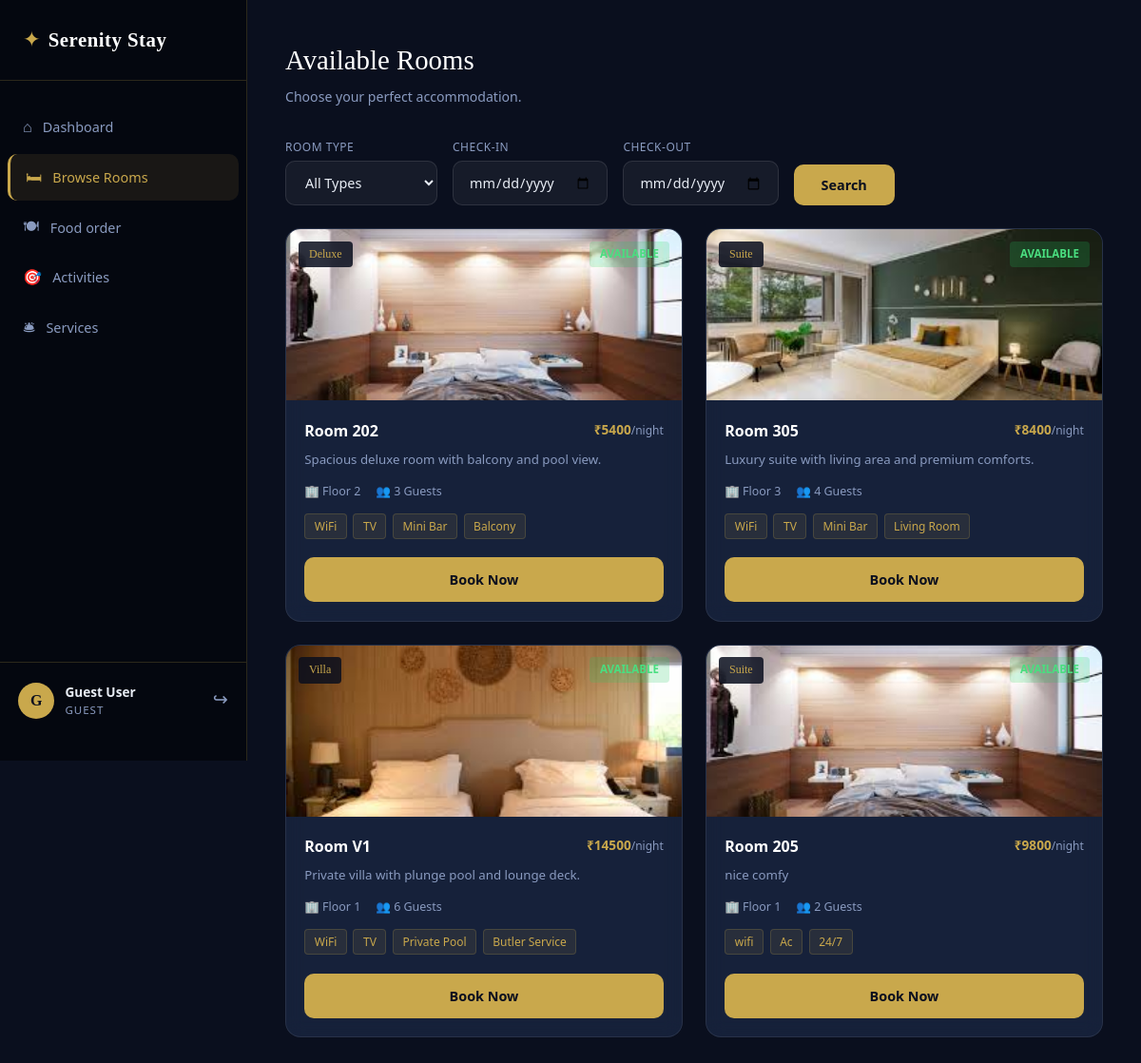
The app's page /rooms (signed in) with its own data.
### models.py (models this page shows, shortened)
class User(UserMixin, db.Model):
    __tablename__ = "users"
    id = db.Column(db.Integer, primary_key=True)
    name = db.Column(db.String(120), nullable=False)
    email = db.Column(db.String(120), unique=True, nullable=False)
    phone = db.Column(db.String(20))
    password_hash = db.Column(db.String(256), nullable=False)
    created_at = db.Column(db.DateTime, default=datetime.utcnow)
    role = db.Column(db.String(20), default="guest")
    bookings = db.relationship("Booking", backref="guest", lazy=True)
    food_orders = db.relationship("FoodOrder", backref="guest", lazy=True)
    service_requests = db.relationship(
        "ServiceRequest",
        foreign_keys="ServiceRequest.user_id",
        backref="guest",
        lazy=True,
    )
    assigned_requests = db.relationship(
        "ServiceRequest",
        foreign_keys="ServiceRequest.assigned_to",
        backref="assigned_staff",
        lazy=True,
    )
    activity_bookings = db.relationship(
        "ActivityBooking",
        foreign_keys="ActivityBooking.user_id",
        backref="guest",
        lazy=True,
    )
    assigned_activities = db.relationship(
        "ActivityBooking",
        foreign_keys="ActivityBooking.assigned_to",
        backref="assigned_staff",
        lazy=True,
    )

class Room(db.Model):
    __tablename__ = "rooms"
    id = db.Column(db.Integer, primary_key=True)
    room_number = db.Column(db.String(10), unique=True, nullable=False)
    room_type = db.Column(db.String(50), nullable=False)
    floor = db.Column(db.Integer, default=1)
    capacity = db.Column(db.Integer, default=2)
    price_per_night = db.Column(db.Float, nullable=False)
    status = db.Column(db.String(20), default="available")
    image_path = db.Column(db.String(255), default="images/room1.jpg")
    description = db.Column(db.Text)
    amenities = db.Column(db.Text)
    bookings = db.relationship("Booking", backref="room", lazy=True)

### routes/main.py (the view)
@main_bp.route("/rooms")
@login_required
@guest_required
def rooms():
    room_type = request.args.get("room_type", "")
    check_in = request.args.get("check_in", "")
    check_out = request.args.get("check_out", "")
    q = Room.query.filter_by(status="available")
    if room_type:
        q = q.filter_by(room_type=room_type)
    rooms = q.all()
    return render_template(
        "pages/guest/rooms.html", rooms=rooms, check_in=check_in, check_out=check_out, room_type=room_type
    )

### app.py (called while the page is built)
@login_manager.user_loader
def load_user(user_id):
    if not user_id or not str(user_id).isdigit():
        return None
    return User.query.get(int(user_id))

### routes/main.py (called while the page is built)
def guest_required(f):
    from functools import wraps
    @wraps(f)
    def decorated(*args, **kwargs):
        if not current_user.is_authenticated or current_user.role != "guest":
            flash("Access denied.", "error")
            return redirect(url_for("auth.login"))
        return f(*args, **kwargs)
    return decorated

### templates/pages/guest/rooms.html (shortened to what this page needs)
{% extends "base/layout.html" %}
{% block body %}
<div class="dash-layout">
  {% set active_page = 'rooms' %}
  {% include "components/guest_sidebar.html" %}
  <main class="dash-main">
    <div class="dash-header">
      <div>
        <h1 class="dash-title">Available Rooms</h1>
        <p class="dash-sub">Choose your perfect accommodation.</p>
      </div>
    </div>
    <div class="filter-bar">
      <form method="GET" action="{{ url_for('main.rooms') }}" class="filter-form">
        <div class="filter-item">
          <label>Room Type</label>
          <select name="room_type" class="form-input">
            <option value="">All Types</option>
          </select>
        </div>
        <div class="filter-item">
          <label>Check-in</label>
          <input type="date" name="check_in" class="form-input" value="{{ check_in }}" />
        </div>
        <div class="filter-item">
          <label>Check-out</label>
          <input type="date" name="check_out" class="form-input" value="{{ check_out }}" />
        </div>
        <button type="submit" class="btn btn-primary">Search</button>
      </form>
    </div>
    {% if rooms %}
    <div class="rooms-grid-dash">
      {% for room in rooms %}
      <div class="room-card-dash">
        <div class="rcd-img">
          {% set img = (room.image_path or 'images/room1.jpg')
            |replace('images/room-standard.svg', 'images/room1.jpg')
            |replace('images/room-deluxe.svg',   'images/room3.jpg')
            |replace('images/room-suite.svg',    'images/room5.jpg')
            |replace('images/room-villa.svg',    'images/room7.jpg') %}
          <img src="{{ url_for('static', filename=img) }}" alt="Room {{ room.room_number }}" />
          <div class="rcd-type-badge">{{ room.room_type.title() }}</div>
          <div class="rcd-status {{ room.status }}">{{ room.status.title() }}</div>
        </div>
        <div class="rcd-body">
          <div class="rcd-header">
            <h3>Room {{ room.room_number }}</h3>
            <div class="rcd-price">₹{{ "%.0f"|format(room.price_per_night) }}<span>/night</span></div>
          </div>
          <p class="rcd-desc">
            {{ room.description or 'A beautifully appointed room with premium amenities.' }}
          </p>
          <div class="rcd-meta">
            <span>🏢 Floor {{ room.floor }}</span>
            <span>👥 {{ room.capacity }} Guests</span>
          </div>
          {% if room.amenities %}
          <div class="room-features">
            {% for a in room.amenities.split(',')[:4] %}
            <span class="feature-tag">{{ a.strip() }}</span>
            {% endfor %}
          </div>
          {% endif %}
          {% if room.status == 'available' %}
          <a href="{{ url_for('main.book_room', room_id=room.id) }}{% if check_in %}?check_in={{ check_in }}&check_out={{ check_out }}{% endif %}"
             class="btn btn-primary btn-full">Book Now</a>
          {% else %}
          <button class="btn btn-disabled btn-full" disabled>Not Available</button>
          {% endif %}
        </div>
      </div>
      {% endfor %}
    </div>
    {% else %}
    <div class="empty-state large">
      <div class="empty-icon">🛏</div>
      <h3>No rooms available</h3>
      <p>Try different filters or check back later.</p>
    </div>
    {% endif %}
  </main>
</div>
{% endblock %}

### templates/base/layout.html (shortened to what this page needs)
<!DOCTYPE html>
<html lang="en">
<head>
  <link rel="stylesheet" href="{{ url_for('static', filename='css/style.css') }}" />
</head>
<body>
  {% block body %}{% endblock %}
</body>
</html>

### templates/components/guest_sidebar.html
<aside class="sidebar">
  <div class="sidebar-brand">
    <a href="{{ url_for('main.index') }}">
      <span class="brand-icon">✦</span>
      <span class="brand-name">Serenity Stay</span>
    </a>
  </div>
  <nav class="sidebar-nav">
    <a href="{{ url_for('main.dashboard') }}"
       class="snav-item {% if active_page == 'dashboard' %}active{% endif %}">
      <span class="sn-icon">⌂</span> Dashboard
    </a>
    <a href="{{ url_for('main.rooms') }}"
       class="snav-item {% if active_page == 'rooms' %}active{% endif %}">
      <span class="sn-icon">🛏</span> Browse Rooms
    </a>
    <a href="{{ url_for('main.food') }}"
       class="snav-item {% if active_page == 'food' %}active{% endif %}">
      <span class="sn-icon">🍽</span> Food order
    </a>
    <a href="{{ url_for('main.activities') }}"
       class="snav-item {% if active_page == 'activities' %}active{% endif %}">
      <span class="sn-icon">🎯</span> Activities
    </a>
    <a href="{{ url_for('main.services') }}"
       class="snav-item {% if active_page == 'services' %}active{% endif %}">
      <span class="sn-icon">🛎</span> Services
    </a>
  </nav>
  <div class="sidebar-user">
    <div class="user-avatar">{{ current_user.name[0].upper() }}</div>
    <div class="user-info">
      <span class="user-name">{{ current_user.name }}</span>
      <span class="user-role">Guest</span>
    </div>
    <a href="{{ url_for('auth.logout') }}" class="logout-btn" title="Logout">↪</a>
  </div>
</aside>

### records on screen
User: name "G", name "Guest User"
Room: image_path (picture), room_type "Deluxe", status "AVAILABLE", room_number "202", price_per_night "5400", description "Spacious deluxe room with balcony and pool view.", floor "2", capacity "3", strip "WiFi" "TV" "Mini Bar" "Balcony"
Room: image_path (picture), room_type "Suite", status "AVAILABLE", room_number "305", price_per_night "8400", description "Luxury suite with living area and premium comforts.", floor "3", capacity "4", strip "WiFi" "TV" "Mini Bar" "Living Room"
Room: image_path (picture), room_type "Villa", status "AVAILABLE", room_number "V1", price_per_night "14500", description "Private villa with plunge pool and lounge deck.", floor "1", capacity "6", strip "WiFi" "TV" "Private Pool" "Butler Service"
Room: image_path (picture), room_type "Suite", status "AVAILABLE", room_number "205", price_per_night "9800", description "nice comfy", floor "1", capacity "2", strip "wifi" "Ac" "24/7"
